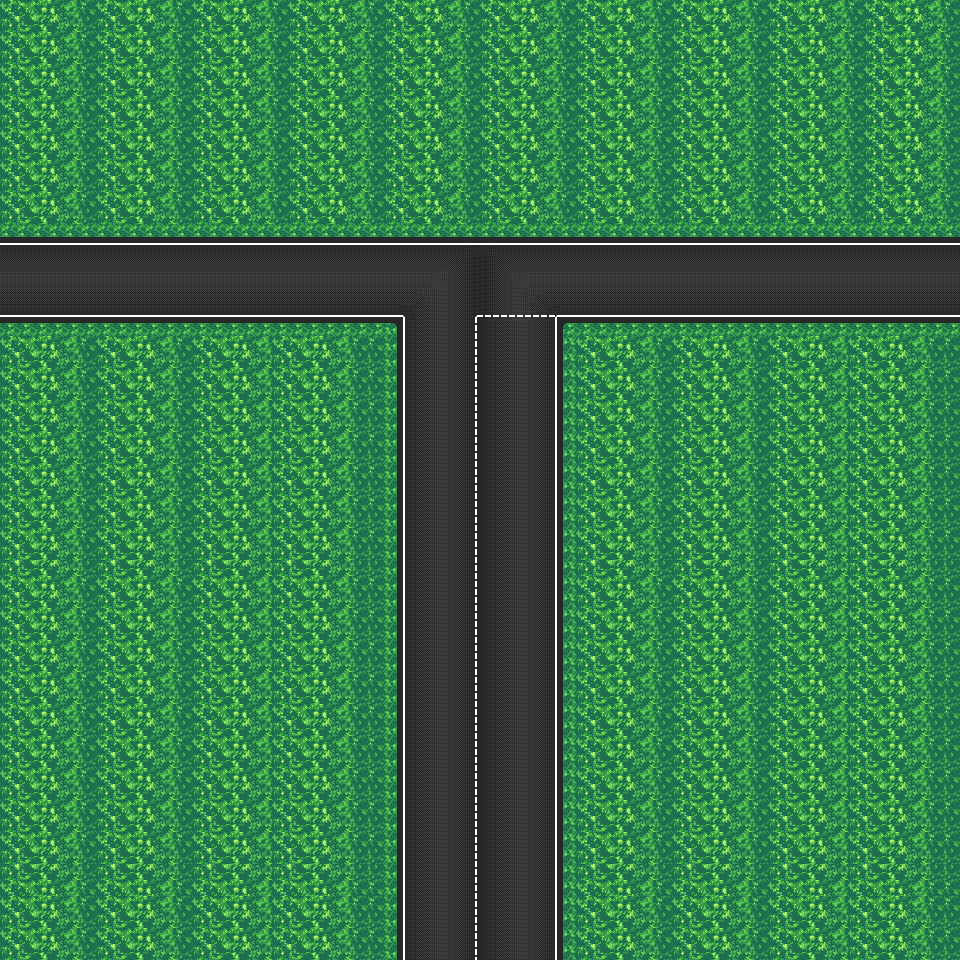

Tiled map render using the project's own tile images. Description and the map definition, with tile-layer contents summarised, below:
An orthogonal 60x60 tile map with 16x16 px tiles, 3 tile layers (Base, Crease, Lines), 2 tilesets and 11 objects (3x Wall, Zone_Finish).

<map version="1.10" tiledversion="1.11.2" orientation="orthogonal" renderorder="right-down" width="60" height="60" tilewidth="16" tileheight="16" infinite="0" nextlayerid="13" nextobjectid="45">
 <tileset firstgid="1" name="rotation" tilewidth="16" tileheight="16" tilecount="80" columns="10">
  <image source="../images/lines.png" width="160" height="128" />
 </tileset>
 <tileset firstgid="81" name="tiles" tilewidth="16" tileheight="16" tilecount="144" columns="12">
  <image source="../images/new-map.png" width="192" height="192" />
 </tileset>
 <layer id="4" name="Base" width="60" height="60">
  <properties>
   <property name="friction" type="float" value="0.9" />
  </properties>
  <data>[3600 cells, 3600 non-empty, 70 distinct tile ids]</data>
 </layer>
 <layer id="12" name="Crease" width="60" height="60">
  <data>[3600 cells, 194 non-empty, 8 distinct tile ids]</data>
 </layer>
 <layer id="5" name="Lines" width="60" height="60">
  <data>[3600 cells, 46 non-empty, 3 distinct tile ids]</data>
 </layer>
 <objectgroup color="#000000" id="6" name="Obstacles_Layer" class="Collision_Box" tintcolor="#000000">
  <object id="7" type="Wall" x="5.33333" y="325.667" width="389.333" height="634" visible="0" />
  <object id="10" type="Wall" x="566.667" y="324" width="390.667" height="632" visible="0" />
  <object id="11" type="Wall" x="2.66667" y="1.33333" width="958.667" height="233.333" visible="0" />
  <object id="14" x="10.6746" y="355.819" width="351.075" height="605.458" />
  <object id="18" x="600.148" y="355.819" width="353.447" height="603.52" />
  <object id="19" x="5.93032" y="5.93032" width="946.479" height="196.887" />
 </objectgroup>
 <objectgroup color="#ffff7f" id="7" name="Zone_Check_Layer" class="Zone_Check" tintcolor="#ffff7f">
  <properties>
   <property name="step_id" type="int" value="1" />
  </properties>
  <object id="32" x="480" y="326.5" width="72.5" height="110.5" />
 </objectgroup>
 <objectgroup color="#00ff00" id="8" name="Finish_Zone_Layer" class="Finish_Zone" tintcolor="#00ff00">
  <object id="35" type="Zone_Finish" x="824" y="254" width="122" height="52">
   <properties>
    <property name="step_id" type="int" value="2" />
   </properties>
  </object>
 </objectgroup>
 <objectgroup color="#ff0000" id="9" name="Incoming_Traffic_Layer" class="Zone_Fail_IT" tintcolor="#ff0000">
  <properties>
   <property name="fail_message" value="&quot;Driving in oncoming traffic!&quot;" />
  </properties>
  <object id="39" x="408.5" y="324.833" width="62" height="630.667" />
 </objectgroup>
 <objectgroup color="#ff0000" id="10" name="Wrong_Turn_Layer" class="Zone_Fail_WT" tintcolor="#ff0000">
  <properties>
   <property name="fail_message" value="&quot;Wrong Turn&quot;" />
  </properties>
  <object id="42" x="6.5" y="250.333" width="373.333" height="60" />
 </objectgroup>
 <objectgroup id="11" name="Spawn_Layer" class="Spawn_Point">
  <object id="44" x="519.333" y="829.333">
   <point />
  </object>
 </objectgroup>
</map>
